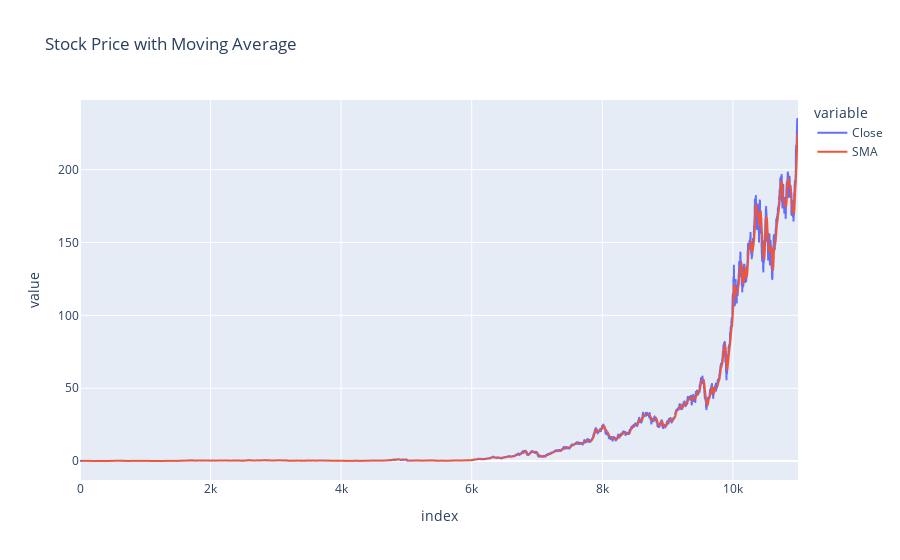

Here is the notebook cell this chart was saved with:
### Code cell
# plot stock data
analyzer.plot_stock_data(stock_data)

### Figure 1 — Plotly figure (JSON) as saved in the notebook; plotly's stock layout.template omitted (floating-point values rounded to 4 significant figures; data arrays with more than 128 entries replaced by an {"elided": "..."} marker saying what was removed)
{"data": [{"hovertemplate": "variable=Close<br>index=%{x}<br>value=%{y}<extra></extra>", "legendgroup": "Close", "line": {"color": "#636efa", "dash": "solid"}, "marker": {"symbol": "circle"}, "mode": "lines", "name": "Close", "showlegend": true, "type": "scattergl", "x": {"elided": "10998 int values"}, "xaxis": "x", "y": {"elided": "10998 float values"}, "yaxis": "y"}, {"hovertemplate": "variable=SMA<br>index=%{x}<br>value=%{y}<extra></extra>", "legendgroup": "SMA", "line": {"color": "#EF553B", "dash": "solid"}, "marker": {"symbol": "circle"}, "mode": "lines", "name": "SMA", "showlegend": true, "type": "scattergl", "x": {"elided": "10998 int values"}, "xaxis": "x", "y": {"elided": "10998 float values"}, "yaxis": "y"}], "layout": {"legend": {"title": {"text": "variable"}, "tracegroupgap": 0}, "title": {"text": "Stock Price with Moving Average"}, "xaxis": {"anchor": "y", "domain": [0, 1], "title": {"text": "index"}}, "yaxis": {"anchor": "x", "domain": [0, 1], "title": {"text": "value"}}}}
